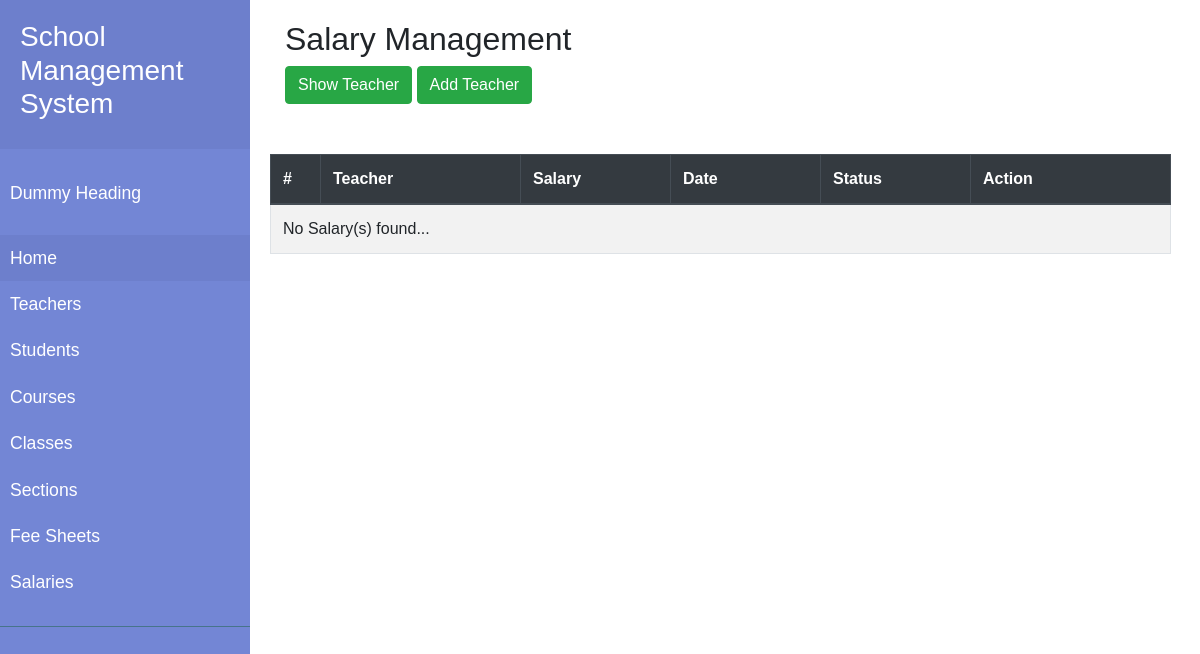
The app's page /School/admin/index.php/manage_salaries, older data.
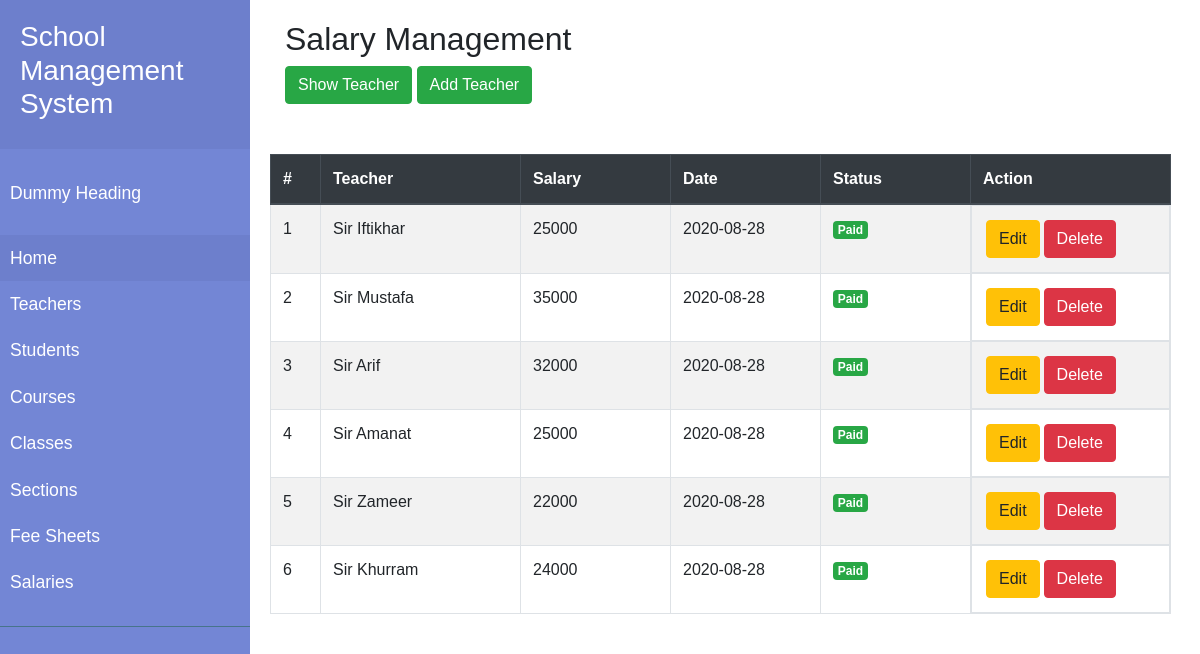
The same page, newer data.
### tables this page shows
CREATE TABLE `salaries` (
  `salary_id` int(11) NOT NULL,
  `salary_teacher_id` int(11) NOT NULL,
  `salary_teacher_amount` float NOT NULL,
  `salary_paid_date` date DEFAULT NULL,
  `salary_is_paid` tinyint(1) NOT NULL COMMENT '1=Paid, 0=Unpaid',
  `salary_is_active` tinyint(1) NOT NULL DEFAULT 1 COMMENT '1=Active, 0=Inactive',
  `created` datetime NOT NULL DEFAULT current_timestamp()
);

CREATE TABLE `teachers` (
  `teacher_id` int(11) NOT NULL,
  `teacher_identification` varchar(50) NOT NULL,
  `teacher_name` varchar(50) NOT NULL,
  `teacher_cnic` varchar(50) NOT NULL,
  `teacher_email` varchar(100) NOT NULL,
  `teacher_contact` varchar(50) NOT NULL,
  `teacher_salary` float NOT NULL,
  `teacher_address` varchar(255) NOT NULL,
  `teacher_image` text NOT NULL,
  `teacher_is_active` tinyint(1) NOT NULL DEFAULT 1 COMMENT '1=Active, 0=Inactive',
  `created` datetime NOT NULL DEFAULT current_timestamp()
);

### School/admin/application/controllers/Manage_Salaries.php (called while the page is built, shortened)
<?php
class Manage_Salaries extends CI_Controller
{
    function __construct()
    {
        $this->load->model('Salary_model');
        $this->load->model('Teacher_model');
        $this->load->helper('form');
        $this->load->library('form_validation');
    }
    public function index()
    {
        $data['salaries'] = $this->Salary_model->getAllTeachers();
        $data['title'] = 'Submit Salary';
        $this->load->view('templates/header');
        $this->load->view('manage_salaries/index', $data);
        $this->load->view('templates/footer');
    }
}

### School/admin/index.php (called while the page is built, shortened)
<?php
require_once BASEPATH.'core/CodeIgniter.php';

### School/admin/application/models/Salary_model.php (called while the page is built, shortened)
<?php if (!defined('BASEPATH')) exit('No direct script access allowed');
class Salary_model extends CI_Model
{
    public function getAllTeachers()
    {
        $this->db->select('*');
        $this->db->from('salaries s');
        $this->db->join('teachers t', 's.salary_teacher_id = t.teacher_id', 'left');
        $this->db->where('s.salary_is_active', '1');
        $query = $this->db->get();
        $result = ($query->num_rows() > 0) ? $query->result_array() : FALSE;
        return $result;
    }
}

### School/admin/application/views/manage_salaries/index.php (the view, shortened to what this page needs)
<div class="container">
    <h2>Salary Management</h2>
    <div class="row">
        <div class="col-md-12 head">
            <div class="float-center mb-5">
                <a href="<?php echo base_url('Manage_Salaries/showTeachers'); ?>" class="btn btn-success" style="margin-bottom: 2px;"><i class="plus"></i> Show Teacher</a>
                <a href="<?php echo base_url('Manage_Salaries/add'); ?>" class="btn btn-success" style="margin-bottom: 2px;"><i class="plus"></i> Add Teacher</a>
            </div>
        </div>
        <table id="table_id" class="table table-striped table-bordered" width="100%">
            <thead class="thead-dark">
                <tr>
                    <th style="min-width: 50px;">#</th>
                    <th style="min-width: 200px;">Teacher</th>
                    <th style="min-width: 150px;">Salary</th>
                    <th style="min-width: 150px;">Date</th>
                    <th style="min-width: 150px;">Status</th>
                    <th style="min-width: 200px;">Action</th>
                </tr>
            </thead>
            <tbody>
                <?php if (!empty($salaries)) {
                    $i = 0;
                    foreach ($salaries as $row) {
                        $i++;
                        $salaryTeacher = $row['teacher_name'];
                        $salaryPaidAmount = $row['salary_teacher_amount'];
                        $salaryPaidDate = $row['salary_paid_date'];
                        $salaryIsPaid = $row['salary_is_paid'];
                ?>
                        <tr>
                            <td><?php echo $i; ?></td>
                            <td><?php echo $salaryTeacher; ?></td>
                            <td><?php echo $salaryPaidAmount; ?></td>
                            <td><?php echo $salaryPaidDate; ?></td>
                            <td><span class="badge <?php echo ($salaryIsPaid == 1) ? 'badge-success' : 'badge-danger'; ?>"><?php echo ($salaryIsPaid == 1) ? 'Paid' : 'Un-Paid'; ?></span></a></td>
                            <td style="display:flex;">
                                <a href="<?php echo base_url('manage_salaries/edit/' . $row['salary_id']); ?>" class="btn btn-warning" style="margin:2px">Edit</a><br>
                                <a href="<?php echo base_url('manage_salaries/delete/' . $row['salary_id']); ?>" class="btn btn-danger" style="margin:2px" onclick="return confirm('Are you sure to delete data?')?true:false;">Delete</a><br>
                            </td>
                        </tr>
                    <?php }
                } else { ?>
                    <tr>
                        <td colspan="6">No Salary(s) found...</td>
                    </tr>
                <?php } ?>
            </tbody>
        </table>
    </div>
</div>

### School/admin/application/views/templates/header.php (shortened to what this page needs)
<!doctype html>
<html lang="en">
<head>
    <link rel="stylesheet" href="https://stackpath.bootstrapcdn.com/bootstrap/4.5.2/css/bootstrap.min.css">
    <link rel="stylesheet" href="//cdn.datatables.net/1.10.21/css/jquery.dataTables.min.css">
    <link rel="stylesheet" href="<?php echo base_url();?>/assets/sidebar/style.css">
</head>
<body>
    <div class="wrapper">
        <nav id="sidebar">
            <div class="sidebar-header">
                <h3>School Management System</h3>
            </div>
            <ul class="list-unstyled components">
                <p>Dummy Heading</p>
                <li class="active">
                    <a href="#homeSubmenu" data-toggle="collapse" aria-expanded="false">Home</a>
                </li>
                <li>
                    <a href="<?php echo base_url('Manage_Teachers'); ?>">Teachers</a>
                </li>
                <li>
                    <a href="<?php echo base_url('Manage_Students'); ?>">Students</a>
                </li>
                <li>
                    <a href="<?php echo base_url('Manage_Courses'); ?>">Courses</a>
                </li>
                <li>
                    <a href="<?php echo base_url('Manage_Classes'); ?>">Classes</a>
                </li>
                <li>
                    <a href="<?php echo base_url('Manage_Sections'); ?>">Sections</a>
                </li>
                <li>
                    <a href="<?php echo base_url('Manage_Fee_Sheets'); ?>">Fee Sheets</a>
                </li>
                <li>
                    <a href="<?php echo base_url('Manage_Salaries'); ?>">Salaries</a>
                </li>
            </ul>
        </nav>
        <div id="content">

### School/admin/application/views/templates/footer.php (shortened to what this page needs)
</div>
</div>
</body>
</html>

### School/admin/assets/sidebar/style.css (style rules this page uses)
body { font-family: 'Poppins', sans-serif; }
p { font-family: 'Poppins', sans-serif; font-size: 1.1em; font-weight: 300; line-height: 1.7em; color: #999; }
a, a:hover, a:focus { color: inherit; text-decoration: none; transition: all 0.3s; }
.wrapper { display: flex; align-items: stretch; }
#sidebar { min-width: 250px; max-width: 250px; background: #7386D5; color: #fff; transition: all 0.3s; }
#sidebar .sidebar-header { padding: 20px; background: #6d7fcc; }
#sidebar ul.components { padding: 20px 0; border-bottom: 1px solid #47748b; }
#sidebar ul p { color: #fff; padding: 10px; }
#sidebar ul li a { padding: 10px; font-size: 1.1em; display: block; }
#sidebar ul li.active > a, a[aria-expanded="true"] { color: #fff; background: #6d7fcc; }
a[data-toggle="collapse"] { position: relative; }
a[aria-expanded="false"]::before, a[aria-expanded="true"]::before { content: '\e259'; display: block; position: absolute; right: 20px; font-family: 'Glyphicons Halflings'; font-size: 0.6em; }
#content { padding: 20px; min-height: 100vh; transition: all 0.3s; width:50%; }

Row changes from the older to the newer data that the page shows:
added salaries: teachers.teacher_name "Sir Iftikhar", salary_teacher_amount "25000", salary_paid_date "2020-08-28", salary_is_paid "Paid"
added salaries: teachers.teacher_name "Sir Mustafa", salary_teacher_amount "35000", salary_paid_date "2020-08-28", salary_is_paid "Paid"
added salaries: teachers.teacher_name "Sir Arif", salary_teacher_amount "32000", salary_paid_date "2020-08-28", salary_is_paid "Paid"
added salaries: teachers.teacher_name "Sir Amanat", salary_teacher_amount "25000", salary_paid_date "2020-08-28", salary_is_paid "Paid"
added salaries: teachers.teacher_name "Sir Zameer", salary_teacher_amount "22000", salary_paid_date "2020-08-28", salary_is_paid "Paid"
added salaries: teachers.teacher_name "Sir Khurram", salary_teacher_amount "24000", salary_paid_date "2020-08-28", salary_is_paid "Paid"
Text that changed along with them:
text no longer shown: "No Salary(s) found..."
